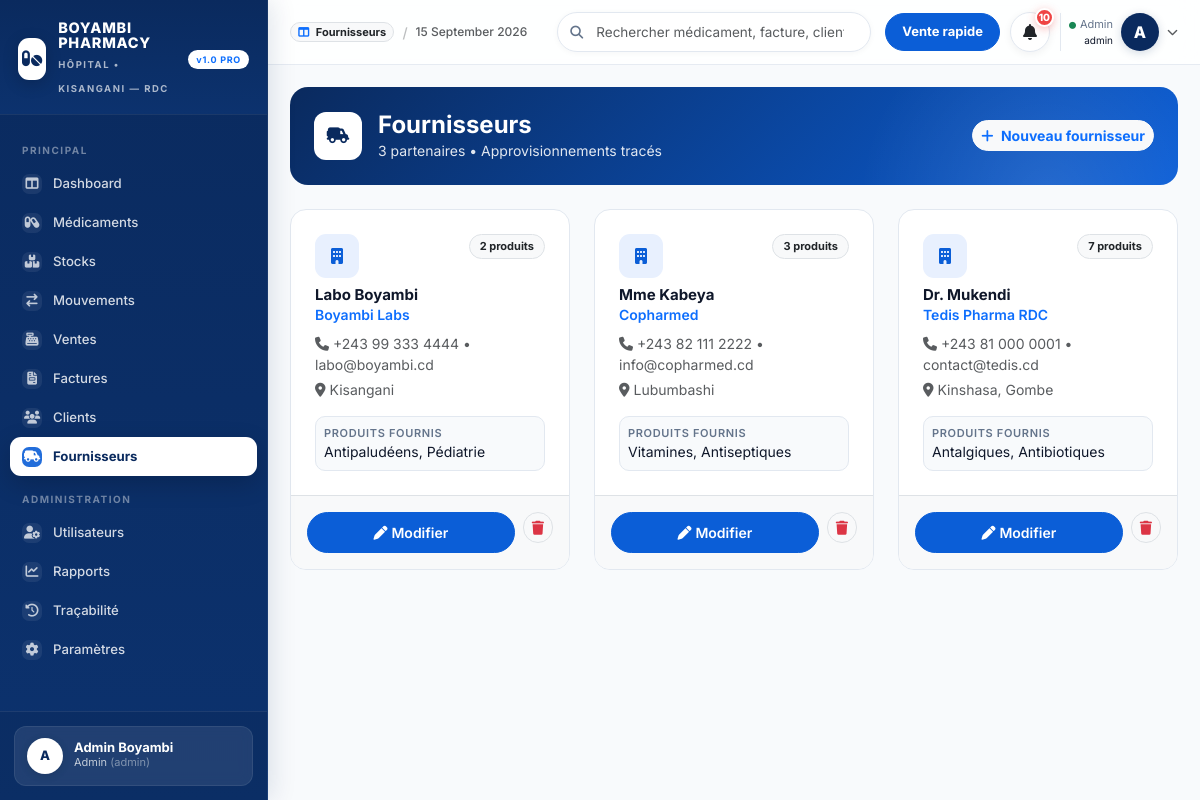
Page /suppliers.php (signed in) on the committed database.
### tables this page shows
CREATE TABLE suppliers (
  id INT AUTO_INCREMENT PRIMARY KEY,
  name VARCHAR(150) NOT NULL,
  company VARCHAR(150) NULL,
  phone VARCHAR(30) NULL,
  email VARCHAR(150) NULL,
  address VARCHAR(255) NULL,
  products_supplied TEXT NULL,
  created_at TIMESTAMP DEFAULT CURRENT_TIMESTAMP
);

### config/config.php (called while the page is built, shortened)
<?php
function e($str){ return htmlspecialchars($str ?? '', ENT_QUOTES, 'UTF-8'); }

### suppliers.php (the view, shortened to what this page needs)
<?php
require_once __DIR__.'/config/database.php';
require_once __DIR__.'/includes/partials/layout.php';
$sups=$pdo->query("SELECT s.*, (SELECT COUNT(*) FROM medicines m WHERE m.supplier_id=s.id) as nb FROM suppliers s ORDER BY s.id DESC")->fetchAll();
?>
<div class="sup-hero p-4 mb-4">
  <div class="d-flex flex-wrap justify-content-between gap-3 align-items-center" style="position:relative; z-index:1">
    <div class="d-flex gap-3 align-items-center">
      <div style="width:48px;height:48px;background:#fff;color:var(--blue-dark);border-radius:12px;display:grid;place-items:center;font-size:18px"><i class="fa-solid fa-truck-field"></i></div>
      <div>
        <h4 class="fw-bold mb-0">Fournisseurs</h4>
        <div class="small" style="opacity:.88"><?= count($sups) ?> partenaires • Approvisionnements tracés</div>
      </div>
    </div>
    <button class="btn btn-light text-primary btn-sm fw-bold" style="border-radius:999px" data-bs-toggle="modal" data-bs-target="#supModal" onclick="openCreate()"><i class="fa-solid fa-plus me-1"></i> Nouveau fournisseur</button>
  </div>
</div>
<div class="row g-4">
<?php foreach($sups as $s): ?>
  <div class="col-md-6 col-lg-4">
    <div class="sup-card h-100">
      <div class="p-4">
        <div class="d-flex justify-content-between align-items-start mb-2">
          <div style="width:44px;height:44px;border-radius:11px;background:#e8f0fe;color:var(--blue);display:grid;place-items:center"><i class="fa-solid fa-building"></i></div>
          <span class="badge bg-light border text-dark" style="border-radius:999px; font-size:11px; padding:6px 10px"><?= $s['nb'] ?> produits</span>
        </div>
        <h6 class="fw-bold mb-0" style="font-size:15px"><?= e($s['name']) ?></h6>
        <div class="small text-primary fw-semibold"><?= e($s['company'] ?: '—') ?></div>
        <div class="small text-muted mt-2 d-flex flex-column gap-1">
          <span><i class="fa-solid fa-phone me-1"></i><?= e($s['phone'] ?: '—') ?> • <?= e($s['email'] ?: '—') ?></span>
          <span><i class="fa-solid fa-location-dot me-1"></i><?= e($s['address'] ?: '—') ?></span>
        </div>
        <div class="mt-3 p-2" style="background:#f8fafc; border:1px solid var(--gray-200); border-radius:10px">
          <div class="small fw-semibold" style="font-size:11px; letter-spacing:.06em; color:var(--gray-500)">PRODUITS FOURNIS</div>
          <div class="small"><?= e($s['products_supplied'] ?: '—') ?></div>
        </div>
      </div>
      <div class="d-flex gap-2 p-3 bg-light border-top">
        <button class="btn btn-sm btn-primary flex-fill" style="border-radius:999px" onclick='openEdit(<?= json_encode($s) ?>)'><i class="fa-solid fa-pen me-1"></i>Modifier</button>
        <form method="post" onsubmit="return confirm('Supprimer ?')" class="d-inline"><button class="btn btn-sm btn-light border text-danger" style="border-radius:999px"><i class="fa-solid fa-trash"></i></button></form>
      </div>
    </div>
  </div>
<?php endforeach; ?>
</div>

### assets/css/style.css (style rules this page uses)
:root { --blue:#0b5ed7; --blue-dark:#0a2a5e; --blue-light:#e8f0fe; --blue-mid:#3b82f6; --green:#10b981; --green-light:#e6f7ef; --orange:#f59e0b; --orange-light:#fff7e6; --red:#ef4444; --red-light:#fee2e2; --gray-50:#f8fafc; --gray-100:#f1f5f9; --gray-200:#e2e8f0; --gray-300:#cbd5e1; --gray-500:#64748b; --gray-700:#334155; --gray-900:#0f172a; --radius:14px; --radius-sm:10px; --shadow:0 4px 24px rgba(15,23,42,.06); --shadow-lg:0 10px 40px rgba(15,23,42,.10); }
* { font-family:'Inter',system-ui,-apple-system,Segoe UI,Roboto,Helvetica,Arial,sans-serif }
body { background:var(--gray-50); color:var(--gray-900); }
.btn-primary { background:var(--blue); border-color:var(--blue); border-radius:10px; font-weight:600; padding:9px 16px }

### suppliers.php (style rules this page uses)
.sup-hero { background:linear-gradient(135deg,#0a2a5e 0%, #0b5ed7 100%); border-radius:18px; color:#fff; position:relative; overflow:hidden }
.sup-hero::after { content:""; position:absolute; width:380px; height:380px; background:radial-gradient(circle, rgba(255,255,255,.11), transparent 70%); right:-60px; top:-80px }
.sup-card { border-radius:16px; border:1px solid var(--gray-200); background:#fff; transition:.18s; overflow:hidden }

### rows in the picture
suppliers: nb "2", name "Labo Boyambi", company "Boyambi Labs", phone "+243 99 333 4444", email "labo@boyambi.cd", address "Kisangani", products_supplied "Antipaludéens, Pédiatrie"
suppliers: nb "3", name "Mme Kabeya", company "Copharmed", phone "+243 82 111 2222", email "info@copharmed.cd", address "Lubumbashi", products_supplied "Vitamines, Antiseptiques"
suppliers: nb "7", name "Dr. Mukendi", company "Tedis Pharma RDC", phone "+243 81 000 0001", email "contact@tedis.cd", address "Kinshasa, Gombe", products_supplied "Antalgiques, Antibiotiques"

### other values in the picture
substr($user['name'],0,1) "A"
$user['name'] "Admin Boyambi"
roleLabel($user['role']) "Admin"
$user['role'] "admin"
$title "Fournisseurs"
$alertCount "10"
count($sups) "3"
